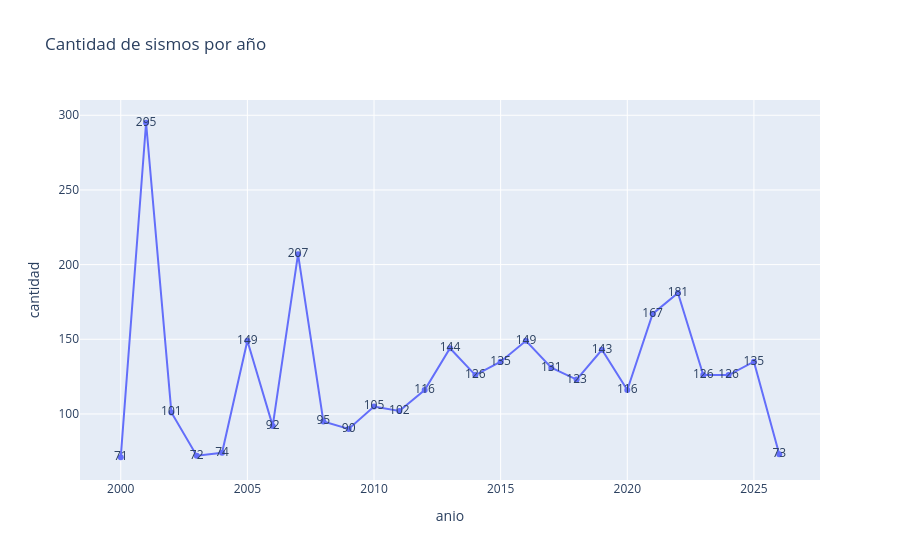

This figure's notebook cell:
### Markdown cell above
## Pregunta 3: ¿Cómo evolucionaron la frecuencia y la magnitud a través del tiempo?

### Code cell
evolucion = (df.groupby('anio', observed=True)
             .agg(cantidad=('id', 'count'), magnitud_promedio=('magnitud', 'mean'))
             .reset_index())
fig = px.line(evolucion, x='anio', y='cantidad', markers=True, text='cantidad',
              title='Cantidad de sismos por año')
fig.show()
evolucion.tail(27)

### Figure 1 — Plotly figure (JSON) as saved in the notebook; plotly's stock layout.template omitted (floating-point values rounded to 4 significant figures)
{"data": [{"hovertemplate": "anio=%{x}<br>cantidad=%{text}<extra></extra>", "legendgroup": "", "line": {"color": "#636efa", "dash": "solid"}, "marker": {"symbol": "circle"}, "mode": "lines+markers+text", "name": "", "orientation": "v", "showlegend": false, "text": [71.0, 295.0, 101.0, 72.0, 74.0, 149.0, 92.0, 207.0, 95.0, 90.0, 105.0, 102.0, 116.0, 144.0, 126.0, 135.0, 149.0, 131.0, 123.0, 143.0, 116.0, 167.0, 181.0, 126.0, 126.0, 135.0, 73.0], "type": "scatter", "x": [2000, 2001, 2002, 2003, 2004, 2005, 2006, 2007, 2008, 2009, 2010, 2011, 2012, 2013, 2014, 2015, 2016, 2017, 2018, 2019, 2020, 2021, 2022, 2023, 2024, 2025, 2026], "xaxis": "x", "y": [71, 295, 101, 72, 74, 149, 92, 207, 95, 90, 105, 102, 116, 144, 126, 135, 149, 131, 123, 143, 116, 167, 181, 126, 126, 135, 73], "yaxis": "y"}], "layout": {"legend": {"tracegroupgap": 0}, "title": {"text": "Cantidad de sismos por año"}, "xaxis": {"anchor": "y", "domain": [0, 1], "title": {"text": "anio"}}, "yaxis": {"anchor": "x", "domain": [0, 1], "title": {"text": "cantidad"}}}}
